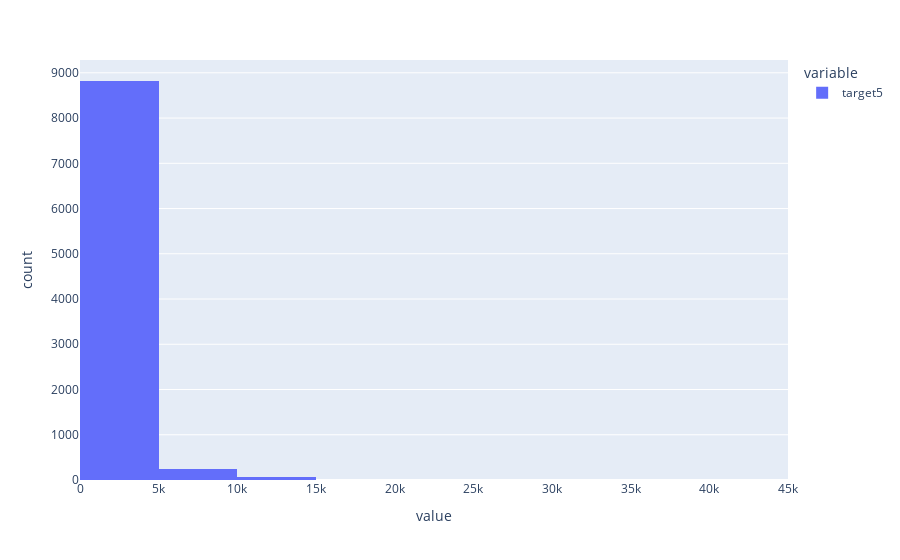

Notebook code for this chart:
### Code cell
fig = plt.histogram(target5, nbins=10)
fig.show()

### Figure 1 — Plotly figure (JSON) as saved in the notebook; plotly's stock layout.template omitted (floating-point values rounded to 4 significant figures; data arrays with more than 128 entries replaced by an {"elided": "..."} marker saying what was removed)
{"data": [{"alignmentgroup": "True", "bingroup": "x", "hovertemplate": "variable=target5<br>value=%{x}<br>count=%{y}<extra></extra>", "legendgroup": "target5", "marker": {"color": "#636efa"}, "name": "target5", "nbinsx": 10, "offsetgroup": "target5", "orientation": "v", "showlegend": true, "type": "histogram", "x": {"elided": "9135 int values"}, "xaxis": "x", "yaxis": "y"}], "layout": {"barmode": "relative", "legend": {"title": {"text": "variable"}, "tracegroupgap": 0}, "margin": {"t": 60}, "xaxis": {"anchor": "y", "domain": [0, 1], "title": {"text": "value"}}, "yaxis": {"anchor": "x", "domain": [0, 1], "title": {"text": "count"}}}}
